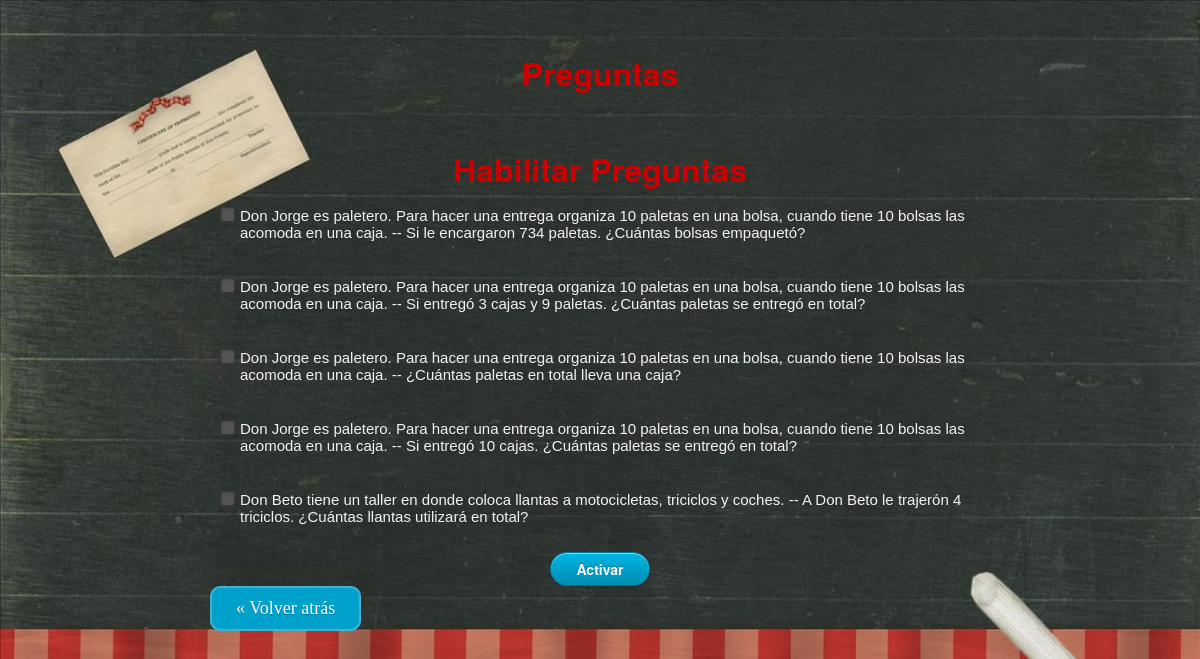
The page /listarPreguntas.php on the database as committed earlier.
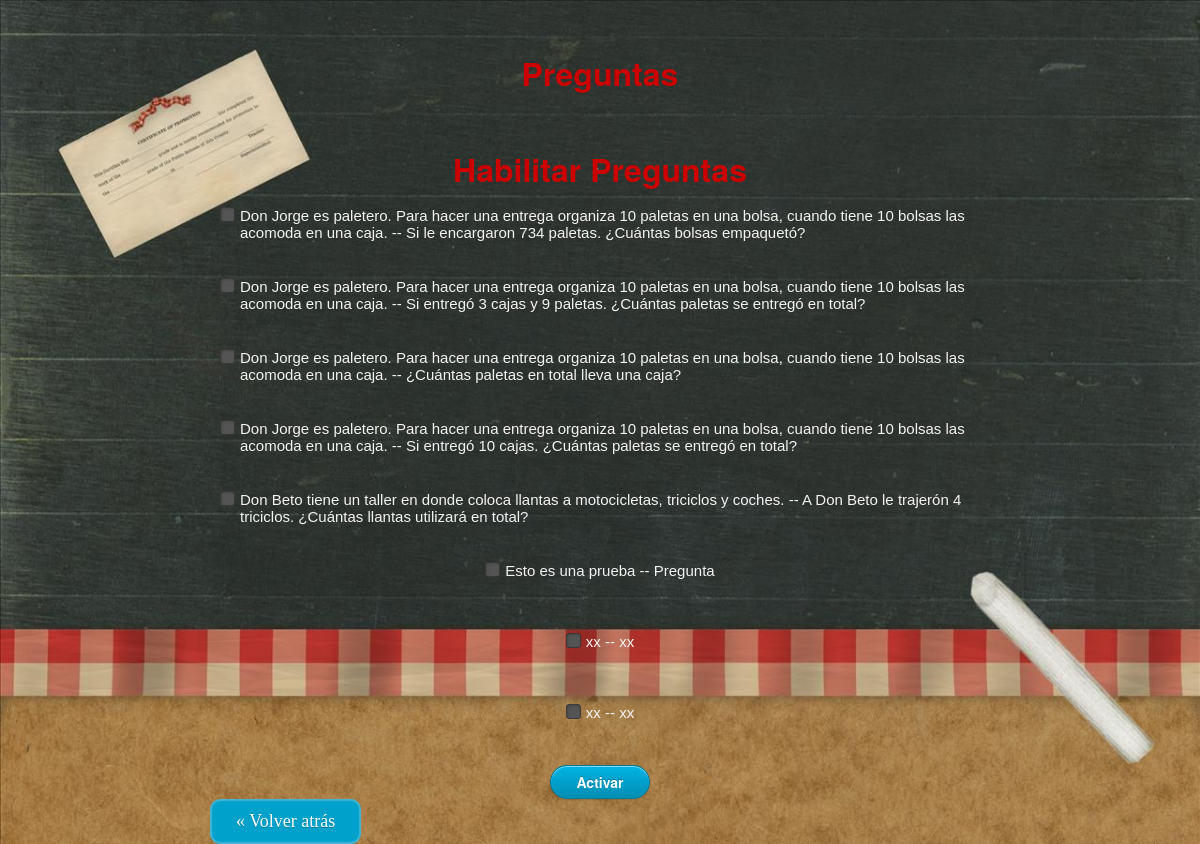
The same page on the database as committed later.
### tables this page shows
CREATE TABLE IF NOT EXISTS `preguntas` (
  `id` int(11) NOT NULL AUTO_INCREMENT,
  `materia` varchar(100) NOT NULL,
  `unidad` varchar(50) NOT NULL,
  `descripcion` text NOT NULL,
  `estado` varchar(15) NOT NULL,
  `pregunta` varchar(100) NOT NULL,
  `imagen` longblob NOT NULL,
  PRIMARY KEY (`id`)
);

### sw/DB/PreguntasDAO.php (called while the page is built, shortened)
<?php
include_once 'ConexionGeneral.php';
class PreguntasDAO extends ConexionGeneral {
    function obtenerPreguntas() {
        $conexion = $this->abrirConexion();
        $sql = "SELECT * FROM preguntas";
        $resultado_peticion = $this->ejecutarConsulta($sql, $conexion);
        $indice = 0;
        $lista = array();
        while ($fila = mysql_fetch_array($resultado_peticion)) {
            $lista[$indice] = $fila;
            $indice++;
        }
        return $lista;
    }
    function eliminarRespuestas() {
        $conexion = $this->abrirConexion();
        $sql = "DELETE FROM resultadosalumno";
        $resultado = $this->ejecutarConsulta($sql, $conexion);
    }
}
?>

### sw/DB/ConexionGeneral.php (called while the page is built, shortened)
<?php
class ConexionGeneral{
    public function ejecutarConsulta($query,$conexion){
        return mysql_query($query,$conexion);
    }
    public function cerrarConexion($conexion){
        return @mysql_close($conexion);
    }
}
?>

### ControladorPreguntas.php (called while the page is built, shortened)
<?php
include_once 'sw/ServicioPreguntas.php';
class ControladorPreguntas {
    public function listarPreguntas() {
        $servicioPreguntas = new ServicioPreguntas();
        $resultado = $servicioPreguntas->listarPreguntas();
        return $resultado;
    }
}
?>

### sw/ServicioPreguntas.php (the view, shortened to what this page needs)
<?php
include_once 'DB/PreguntasDAO.php';
class ServicioPreguntas {
    public function listarPreguntas() {
        $preguntasDAO = new PreguntasDAO();
        $resultado = $preguntasDAO->obtenerPreguntas();
        $resultadoHTML = "";
        for ($i = 0; $i < count($resultado); $i++) {
            $resultadoHTML.="<div class='pregunta'><input id='check" . $resultado[$i]['id'] . "' class='css-checkbox' type='checkbox' name='idPreguntas[]' value=" . $resultado[$i]['id'] . "/>";
            $resultadoHTML.="<label for='check" . $resultado[$i]['id'] . "' name='demo_lbl_1' class='css-label' >" . $resultado[$i]['descripcion'] . " -- ";
            $resultadoHTML.=$resultado[$i]['pregunta'];
            $resultadoHTML.="</label></div>";
        }
        if (count($resultado) == 0) {
            $resultadoHTML.="<div class='preguntas'>No hay resultados</div>";
        } else {
            $resultadoHTML.="<input type='submit'class='button button-pill button-primary' name='activar' value='Activar'>";
        }
        return $resultadoHTML;
    }
}
?>

### listarPreguntas.php (shortened to what this page needs)
<?php
include_once 'ControladorPreguntas.php';
include_once 'GestorPlantilla.php';
$gestorPlantilla = new GestorPlantilla();
$gestorPlantilla->regresarPagina();
$listarPreguntas = new ControladorPreguntas();
?>
<!DOCTYPE html>
<html>
    <head>
           <link rel="stylesheet" href="css/font-awesome.min.css">
           <link rel="stylesheet" href="css/buttons.css">
           <link rel="stylesheet" href="css/Estilos.css">
           <link rel="stylesheet" href="css/style.css">
        <?php echo $gestorPlantilla->estilos() ?>
    </head>
    <body id="profesores">
        <div class="contenido" >
            <h1>Preguntas</h1>
            <div class="marco" >
                <h1>Habilitar Preguntas</h1>
                <div>
                    <div class="preguntas">
                        <form method="post" action="<?php echo $_SERVER["PHP_SELF"]; ?>" >
                            <?php
                            echo $listarPreguntas->listarPreguntas();
                            ?>
                        </form>
                    </div>
        </div>
                                   <div>
                        <?php
                        echo $gestorPlantilla->regresarPagina();
                        ?>
                    </div>
    </body>
</html>

### GestorPlantilla.php (shortened to what this page needs)
<?php
class GestorPlantilla {
    public function regresarPagina(){
        $formRegresar = '<a class="button3" name="btn_regresar"  href="javascript:window.history.back();">&laquo; Volver atr&aacutes</a>';
        return $formRegresar;
    }
    public function estilos(){
        $estilos = '<link href="css/Estilos.css" rel="stylesheet" type="text/css" />';
        return $estilos;
    }
}
?>

### css/buttons.css (style rules this page uses)
.button { -webkit-box-shadow: inset 0px 1px 0px rgba(255, 255, 255, 0.5), 0px 1px 2px rgba(0, 0, 0, 0.15); -moz-box-shadow: inset 0px 1px 0px rgba(255, 255, 255, 0.5), 0px 1px 2px rgba(0, 0, 0, 0.15); box-shadow: inset 0px 1px 0px rgba(255, 255, 255, 0.5), 0px 1px 2px rgba(0, 0, 0, 0.15); background-color: #eeeeee; background: -webkit-gradient(linear, 50% 0%, 50% 100%, color-stop(0%, #fbfbfb), color-stop(100%, #e1e1e1)); background: -webkit-linear-gradient(top, #fbfbfb, #e1e1e1); background: -moz-linear-gradient(top, #fbfbfb, #e1e1e1); background: -o-linear-gradient(top, #fbfbfb, #e1e1e1); background: linear-gradient(top, #fbfbfb, #e1e1e1); display: -moz-inline-stack; display: inline-block; vertical-align: middle; *vertical-align: auto; zoom: 1; *display: inline; border: 1px solid #d4d4d4; height: 32px; line-height: 32px; padding: 0px 25.6px; font-weight: bold; font-size: 14px; font-family: "HelveticaNeue-Light", "Helvetica Neue Light", "Helvetica Neue", Helvetica, Arial, "Lucida Grande", sans-serif; color: #666666; text-shadow: 0 1px 1px white; margin: 0; text-decoration: none; text-align: center; }
input.button, button.button { height: 34px; cursor: pointer; }
.button-pill { -webkit-border-radius: 50px; -moz-border-radius: 50px; -ms-border-radius: 50px; -o-border-radius: 50px; border-radius: 50px; }
.button-primary { background: -webkit-gradient(linear, 50% 0%, 50% 100%, color-stop(0%, #00b5e5), color-stop(100%, #008db2)); background: -webkit-linear-gradient(top, #00b5e5, #008db2); background: -moz-linear-gradient(top, #00b5e5, #008db2); background: -o-linear-gradient(top, #00b5e5, #008db2); background: linear-gradient(top, #00b5e5, #008db2); background-color: #00a1cb; border-color: #007998; color: white; text-shadow: 0 -1px 1px rgba(0, 40, 50, 0.35); }

### css/Estilos.css (style rules this page uses)
.contenido { width:800px; margin-left:auto; margin-right:auto; }
label { font-family:Arial, Helvetica, sans-serif; font-size:12px; line-height: 18px; vertical-align: middle; height: 31px; color:#404040; }
.preguntas { text-align: center; color: #cc0000; font-size: 25px; }
.pregunta { padding-right: 20px; padding-left: 20px; margin-bottom: 35px; }
input[type=checkbox].css-checkbox + label.css-label { padding-left:20px; height:15px; display: inline-block; line-height:17px; background-repeat:no-repeat; background-position: 0 0; font-size:15px; vertical-align:middle; cursor:pointer; text-align: left; }
.css-label { background-image:url(../img/dark-check-green.png); }
#profesores { background: url(../images/profesores.jpg); background-size: 100%; }
h1 { text-align:center; color: #cc0000; margin-top: 50px; }
.css-label { text-align: left; color: #f3f3f3; }

### css/style.css (style rules this page uses)
* { margin: 0; padding: 0; border: 0; }
body { background: url(../images/bg.png) repeat; font-family: "HelveticaNeue-Light", "Helvetica Neue Light", "Helvetica Neue", Helvetica, Arial, "Lucida Grande", sans-serif; font-weight:300; text-align: left; text-decoration: none; }
.button3 { float:left; padding: 11px 25px; margin-left: 10px; font-family: 'Bree Serif', serif; font-weight: 300; font-size: 18px; color: #fff; text-shadow: 0px 1px 0 rgba(0,0,0,0.25); background: #00a1cb; border: 1px solid #46b3d3; border-radius: 10px; cursor: pointer; box-shadow: inset 0 0 2px rgba(256,256,256,0.75); -moz-box-shadow: inset 0 0 2px rgba(256,256,256,0.75); -webkit-box-shadow: inset 0 0 2px rgba(256,256,256,0.75); }
a { text-decoration: none; }

Rows that differ between the two databases and show on the page:
added preguntas: descripcion "Esto es una prueba", value "Pregunta"
added preguntas: descripcion "xx", value "xx"
added preguntas: descripcion "xx", value "xx"
